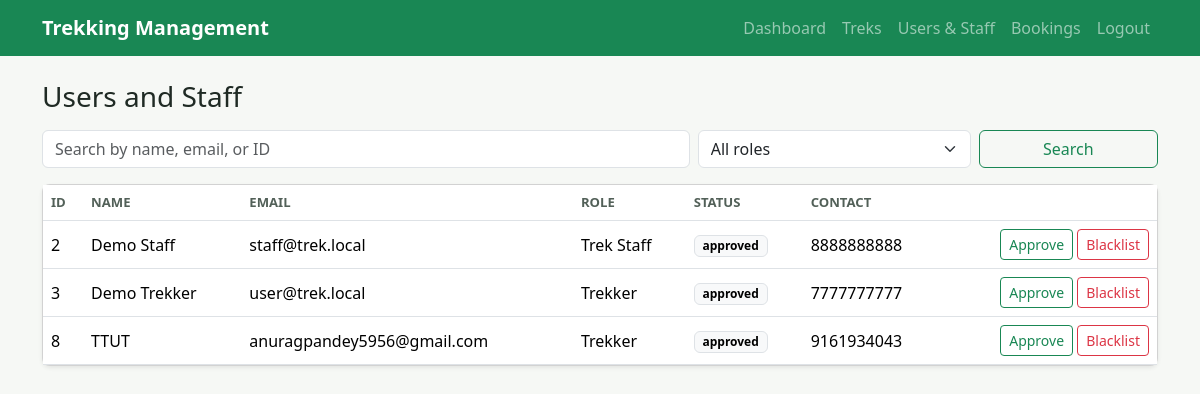
Page /admin/users (signed in) on the committed database.
### tables this page shows
CREATE TABLE users (
            id INTEGER PRIMARY KEY AUTOINCREMENT,
            name TEXT NOT NULL,
            email TEXT NOT NULL UNIQUE,
            password_hash TEXT NOT NULL,
            role TEXT NOT NULL CHECK (role IN ('admin', 'staff', 'user')),
            contact TEXT,
            status TEXT NOT NULL DEFAULT 'approved'
                CHECK (status IN ('pending', 'approved', 'blacklisted')),
            created_at TEXT NOT NULL
        );

### app.py (the view)
    @app.route("/admin/users")
    @login_required("admin")
    def admin_users():
        q = request.args.get("q", "").strip()
        role = request.args.get("role", "").strip()
        clauses = ["role != 'admin'"]
        params: list[str] = []
        if q:
            clauses.append("(name LIKE ? OR email LIKE ? OR CAST(id AS TEXT) = ?)")
            params.extend([f"%{q}%", f"%{q}%", q])
        if role in {"user", "staff"}:
            clauses.append("role = ?")
            params.append(role)
        users = get_db().execute(
            f"SELECT * FROM users WHERE {' AND '.join(clauses)} ORDER BY role, name",
            params,
        ).fetchall()
        return render_template("admin/users.html", users=users, q=q, role=role)

### app.py (called while the page is built)
def create_app() -> Flask:
    app = Flask(__name__)
    app.config["SECRET_KEY"] = os.environ.get("SECRET_KEY", "dev-secret-change-me")
    app.config["DATABASE"] = DB_PATH
    os.makedirs(os.path.join(BASE_DIR, "instance"), exist_ok=True)
    @app.before_request
    def before_request() -> None:
        get_db()
    @app.teardown_appcontext
    def close_db(_error: Exception | None = None) -> None:
        db = g.pop("db", None)
        if db is not None:
            db.close()
    register_routes(app)
    with app.app_context():
        init_db()
        seed_data()
    return app

def get_db() -> sqlite3.Connection:
    if "db" not in g:
        g.db = sqlite3.connect(DB_PATH)
        g.db.row_factory = sqlite3.Row
        g.db.execute("PRAGMA foreign_keys = ON")
    return g.db

def current_user() -> sqlite3.Row | None:
    user_id = session.get("user_id")
    if not user_id:
        return None
    return get_db().execute("SELECT * FROM users WHERE id = ?", (user_id,)).fetchone()

### templates/admin/users.html (shortened to what this page needs)
{% extends "base.html" %}
{% block content %}
<h1 class="h3 mb-3">Users and Staff</h1>
<form class="row g-2 mb-3" method="get">
  <div class="col-md-7">
    <input class="form-control" name="q" value="{{ q }}" placeholder="Search by name, email, or ID">
  </div>
  <div class="col-md-3">
    <select class="form-select" name="role">
      <option value="">All roles</option>
    </select>
  </div>
  <div class="col-md-2">
    <button class="btn btn-outline-success w-100" type="submit">Search</button>
  </div>
</form>
<div class="card shadow-sm">
  <div class="table-responsive">
    <table class="table align-middle mb-0">
      <thead>
        <tr><th>ID</th><th>Name</th><th>Email</th><th>Role</th><th>Status</th><th>Contact</th><th></th></tr>
      </thead>
      <tbody>
        {% for user in users %}
          <tr>
            <td>{{ user.id }}</td>
            <td>{{ user.name }}</td>
            <td>{{ user.email }}</td>
            <td>{{ "Trek Staff" if user.role == "staff" else "Trekker" }}</td>
            <td><span class="badge text-bg-light border">{{ user.status }}</span></td>
            <td>{{ user.contact or "-" }}</td>
            <td class="text-end">
              <form class="d-inline" method="post" action="{{ url_for('update_user_status', user_id=user.id) }}">
                <button class="btn btn-sm btn-outline-success" type="submit">Approve</button>
              </form>
              <form class="d-inline" method="post" action="{{ url_for('update_user_status', user_id=user.id) }}">
                <button class="btn btn-sm btn-outline-danger" type="submit">Blacklist</button>
              </form>
            </td>
          </tr>
        {% else %}
          <tr><td colspan="7" class="text-muted">No users found.</td></tr>
        {% endfor %}
      </tbody>
    </table>
  </div>
</div>
{% endblock %}

### static/css/style.css (style rules this page uses)
:root { --page-bg: #f6f8f5; --forest: #198754; --ink: #1f2a24; }
body { background: var(--page-bg); color: var(--ink); }
.card, .stat-card { border-radius: 8px; }
.table th { color: #526058; font-size: 0.82rem; text-transform: uppercase; }

### rows in the picture
users: id "2", name "Demo Staff", email "staff@trek.local", role "Trek Staff", status "approved", contact "8888888888"
users: id "3", name "Demo Trekker", email "user@trek.local", role "Trekker", status "approved", contact "7777777777"
users: id "8", name "TTUT", email "anuragpandey5956@gmail.com", role "Trekker", status "approved", contact "9161934043"
